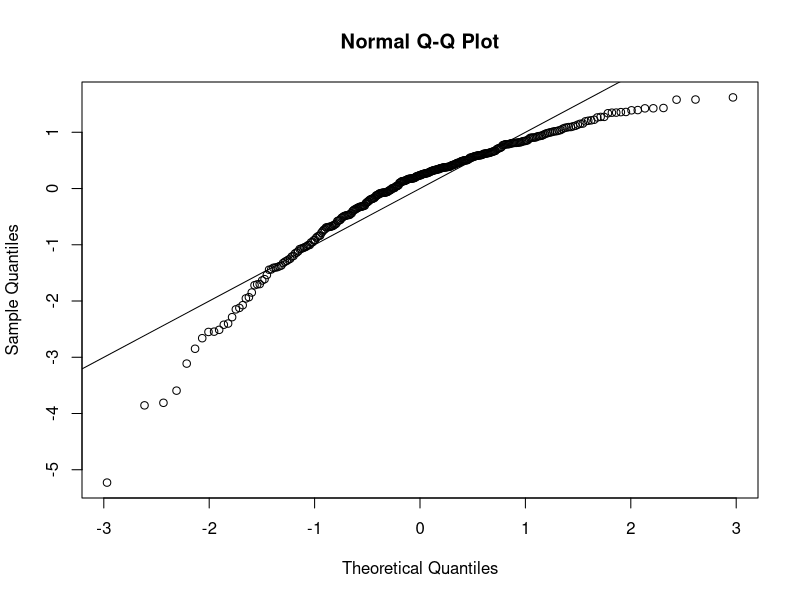

Write the R code that produced this figure. (Note: this script raises an error after producing the figure.)
library(glmnet)
library(corrplot)
pollutants_original <- read.csv("pollutants.csv", header = TRUE)
N <- nrow(pollutants_original)


#==== explorotary data analysis
num_smokenow <- length(which(pollutants_original$smokenow == 1))
num_nosmokenow <- nrow(pollutants_original) - num_smokenow
print(num_smokenow / N)

num_smoked <- length(which(pollutants_original$yrssmoke > 0))
num_nosmoked <- N - num_smoked
print(num_smoked / N)

# drop the first column of indices
pollutants <- pollutants_original[-1]
# drop a white cell pct due to perfect linearity
pollutants <- pollutants[!colnames(pollutants) %in% c('eosinophils_pct')]
# standardize all POP covariates
for (i in 1:11) {
  i_colname <- paste0('POP_PCB', i)
  pollutants[i_colname] <- (pollutants[[i_colname]] - mean(pollutants[[i_colname]])) / sd(pollutants[[i_colname]])
}
for (i in 1:3) {
  i_colname <- paste0('POP_dioxin', i)
  pollutants[i_colname] <- (pollutants[[i_colname]] - mean(pollutants[[i_colname]])) / sd(pollutants[[i_colname]])
}
for (i in 1:4) {
  i_colname <- paste0('POP_furan', i)
  pollutants[i_colname] <- (pollutants[[i_colname]] - mean(pollutants[[i_colname]])) / sd(pollutants[[i_colname]])
}

# deal with categorical covariates
gender_list <- c('female', 'male')
edu_list <- c('before_high_school', 'high_school', 'college', 'college_grad')
eth_list <- c('other', 'mexi_us', 'nonhisp_black', 'nonhisp_white')
smoke_list <- c('no', 'yes')

gender <- gender_list[pollutants$male + 1]
education <- edu_list[pollutants$edu_cat]
race <- eth_list[pollutants$race_cat]
smoke_now <- smoke_list[pollutants$smokenow + 1]

pollutants$male <- factor(gender, levels=gender_list)
pollutants$edu_cat <- factor(education, levels=edu_list)
pollutants$race_cat <- factor(race, levels=eth_list)
pollutants$smokenow <- factor(smoke_now, levels=smoke_list)

pollutants$length <- log(pollutants$length)

# basic data manipulation complete


#==== train test split
set.seed(57)
sampleTrain <- sample(1:N, round(N*0.7,0), replace = FALSE)

dataTrain <- pollutants[sampleTrain,]
dataTest <- pollutants[-sampleTrain,]


#====
# test the methods
Ntrain <- nrow(dataTrain)
kfold <- 11
dataTrain_original <- dataTrain
dataTrain_original$index <- rep(1:kfold, each=Ntrain/kfold)

# forward selection using AIC and store them in a matrix
selection_mat <- matrix(0, nrow=length(colnames(dataTrain)) + 6, ncol=kfold)  # +6 to rownum bc of categorical covariates
pval_mat <- matrix(0, nrow=length(colnames(dataTrain)) + 6, ncol=kfold)
mat_rownames <- c(colnames(dataTrain), c("edu_cathigh_school", "edu_catcollege", "edu_catcollege_grad", 
                                          "race_catmaxi_us", "race_catnonhisp_black", "race_catnonhisp_white"))
row.names(selection_mat) <- mat_rownames
row.names(pval_mat) <- mat_rownames

mspe_fAIC <- rep(NA, kfold)
for (i in 1:kfold) {
  print(paste0("i = ", i))
  train.ind <- which(dataTrain_original$index != i)
  
  M0 <- lm(length ~ 1, data=dataTrain[train.ind, ])
  Mstart <- M0
  Mfull <- lm(length ~ ., data=dataTrain[train.ind, ])
  i_MfwdAIC <- step(object = M0, scope = list(lower = M0, upper = Mfull), 
                     trace = FALSE, direction = "forward", k = 2)
  i_coef_df <- data.frame(summary(i_MfwdAIC)$coefficients)
  selection_mat[mat_rownames %in% row.names(i_coef_df), i] <- 1
  for (j in 2:dim(i_coef_df)[1]) {
    pval_mat[row.names(i_coef_df)[j] == mat_rownames, i] <- i_coef_df[j, "Pr...t.."]
  }
  print(row.names(summary(i_MfwdAIC)$coefficients))
  i_newdata <- dataTrain[-train.ind, ]
  i_y <- dataTrain$length[-train.ind]
  
  i_res <- i_y - predict(i_MfwdAIC, newdata=i_newdata)
  mspe_fAIC[i] <- mean(i_res^2)
}
avgMSPE_fAIC <- mean(mspe_fAIC)
write.csv(data.frame(pval_mat), "fwdAIC_pval.csv")
write.csv(data.frame(selection_mat), "fwdAIC_indicator.csv")


# backward elimination using AIC and store them in a matrix
selection_mat <- matrix(0, nrow=length(colnames(dataTrain)) + 6, ncol=kfold)  # +6 to rownum bc of categorical covariates
pval_mat <- matrix(0, nrow=length(colnames(dataTrain)) + 6, ncol=kfold)
mat_rownames <- c(colnames(dataTrain), c("edu_cathigh_school", "edu_catcollege", "edu_catcollege_grad", 
                                          "race_catmaxi_us", "race_catnonhisp_black", "race_catnonhisp_white"))
row.names(selection_mat) <- mat_rownames
row.names(pval_mat) <- mat_rownames

mspe_bAIC <- rep(NA, kfold)
for (i in 1:kfold) {
  print(paste0("i = ", i))
  train.ind <- which(dataTrain_original$index != i)
  
  M0 <- lm(length ~ 1, data=dataTrain[train.ind, ])
  Mstart <- M0
  Mfull <- lm(length ~ ., data=dataTrain[train.ind, ])
  i_MbckAIC <- step(object = Mfull, scope = list(lower = M0, upper = Mfull), 
                    trace = FALSE, direction = "back", k = 2)
  i_coef_df <- data.frame(summary(i_MbckAIC)$coefficients)
  selection_mat[mat_rownames %in% row.names(i_coef_df), i] <- 1
  for (j in 2:dim(i_coef_df)[1]) {
    pval_mat[row.names(i_coef_df)[j] == mat_rownames, i] <- i_coef_df[j, "Pr...t.."]
  }
  print(row.names(summary(i_MbckAIC)$coefficients))
  i_newdata <- dataTrain[-train.ind, ]
  i_y <- dataTrain$length[-train.ind]
  
  i_res <- i_y - predict(i_MbckAIC, newdata=i_newdata)
  mspe_bAIC[i] <- mean(i_res^2)
}
write.csv(data.frame(pval_mat), "bckAIC_pval.csv")
write.csv(data.frame(selection_mat), "bckAIC_indicator.csv")


# stepwise selection using AIC and store them in a matrix
selection_mat <- matrix(0, nrow=length(colnames(dataTrain)) + 6, ncol=kfold)  # +6 to rownum bc of categorical covariates
pval_mat <- matrix(0, nrow=length(colnames(dataTrain)) + 6, ncol=kfold)
mat_rownames <- c(colnames(dataTrain), c("edu_cathigh_school", "edu_catcollege", "edu_catcollege_grad", 
                                          "race_catmaxi_us", "race_catnonhisp_black", "race_catnonhisp_white"))
row.names(selection_mat) <- mat_rownames
row.names(pval_mat) <- mat_rownames

mspe_sAIC <- rep(NA, kfold)
for (i in 1:kfold) {
  print(paste0("i = ", i))
  train.ind <- which(dataTrain_original$index != i)
  
  M0 <- lm(length ~ 1, data=dataTrain[train.ind, ])
  Mstart <- M0
  Mfull <- lm(length ~ ., data=dataTrain[train.ind, ])
  i_MstepAIC <- step(object = Mstart, scope = list(lower = M0, upper = Mfull), 
                    trace = FALSE, direction = "both", k = 2)
  i_coef_df <- data.frame(summary(i_MstepAIC)$coefficients)
  selection_mat[mat_rownames %in% row.names(i_coef_df), i] <- 1
  for (j in 2:dim(i_coef_df)[1]) {
    pval_mat[row.names(i_coef_df)[j] == mat_rownames, i] <- i_coef_df[j, "Pr...t.."]
  }
  print(row.names(summary(i_MstepAIC)$coefficients))
  i_newdata <- dataTrain[-train.ind, ]
  i_y <- dataTrain$length[-train.ind]
  
  i_res <- i_y - predict(i_MstepAIC, newdata=i_newdata)
  mspe_sAIC[i] <- mean(i_res^2)
}
write.csv(data.frame(pval_mat), "stepAIC_pval.csv")
write.csv(data.frame(selection_mat), "stepAIC_indicator.csv")


# stepwise selection using BIC and store them in a matrix
selection_mat <- matrix(0, nrow=length(colnames(dataTrain)) + 6, ncol=kfold)  # +6 to rownum bc of categorical covariates
pval_mat <- matrix(0, nrow=length(colnames(dataTrain)) + 6, ncol=kfold)
mat_rownames <- c(colnames(dataTrain), c("edu_cathigh_school", "edu_catcollege", "edu_catcollege_grad", 
                                          "race_catmaxi_us", "race_catnonhisp_black", "race_catnonhisp_white"))
row.names(selection_mat) <- mat_rownames
row.names(pval_mat) <- mat_rownames

mspe_sBIC <- rep(NA, kfold)
for (i in 1:kfold) {
  print(paste0("i = ", i))
  train.ind <- which(dataTrain_original$index != i)
  
  M0 <- lm(length ~ 1, data=dataTrain[train.ind, ])
  Mstart <- M0
  Mfull <- lm(length ~ ., data=dataTrain[train.ind, ])
  i_MstepBIC <- step(object = Mstart, scope = list(lower = M0, upper = Mfull), 
                     trace = FALSE, direction = "both", k = log(length(train.ind)))
  i_coef_df <- data.frame(summary(i_MstepBIC)$coefficients)
  selection_mat[mat_rownames %in% row.names(i_coef_df), i] <- 1
  for (j in 2:dim(i_coef_df)[1]) {
    pval_mat[row.names(i_coef_df)[j] == mat_rownames, i] <- i_coef_df[j, "Pr...t.."]
  }
  print(row.names(summary(i_MstepBIC)$coefficients))
  i_newdata <- dataTrain[-train.ind, ]
  i_y <- dataTrain$length[-train.ind]
  
  i_res <- i_y - predict(i_MstepBIC, newdata=i_newdata)
  mspe_sBIC[i] <- mean(i_res^2)
}
write.csv(data.frame(pval_mat), "stepBIC_pval.csv")
write.csv(data.frame(selection_mat), "stepBIC_indicator.csv")


# backward elimination using BIC and store them in a matrix
selection_mat <- matrix(0, nrow=length(colnames(dataTrain)) + 6, ncol=kfold)  # +6 to rownum bc of categorical covariates
pval_mat <- matrix(0, nrow=length(colnames(dataTrain)) + 6, ncol=kfold)
mat_rownames <- c(colnames(dataTrain), c("edu_cathigh_school", "edu_catcollege", "edu_catcollege_grad", 
                                          "race_catmaxi_us", "race_catnonhisp_black", "race_catnonhisp_white"))
row.names(selection_mat) <- mat_rownames
row.names(pval_mat) <- mat_rownames

mspe_bBIC <- rep(NA, kfold)
for (i in 1:kfold) {
  print(paste0("i = ", i))
  train.ind <- which(dataTrain_original$index != i)
  
  M0 <- lm(length ~ 1, data=dataTrain[train.ind, ])
  Mstart <- M0
  Mfull <- lm(length ~ ., data=dataTrain[train.ind, ])
  i_MbckBIC <- step(object = Mfull, scope = list(lower = M0, upper = Mfull), 
                     trace = FALSE, direction = "backward", k = log(length(train.ind)))
  i_coef_df <- data.frame(summary(i_MbckBIC)$coefficients)
  selection_mat[mat_rownames %in% row.names(i_coef_df), i] <- 1
  for (j in 2:dim(i_coef_df)[1]) {
    pval_mat[row.names(i_coef_df)[j] == mat_rownames, i] <- i_coef_df[j, "Pr...t.."]
  }
  print(row.names(summary(i_MbckBIC)$coefficients))
  i_newdata <- dataTrain[-train.ind, ]
  i_y <- dataTrain$length[-train.ind]
  
  i_res <- i_y - predict(i_MbckBIC, newdata=i_newdata)
  mspe_bBIC[i] <- mean(i_res^2)
}
write.csv(data.frame(pval_mat), "bckBIC_pval.csv")
write.csv(data.frame(selection_mat), "bckBIC_indicator.csv")


# forward selection using BIC and store them in a matrix
selection_mat <- matrix(0, nrow=length(colnames(dataTrain)) + 6, ncol=kfold)  # +6 to rownum bc of categorical covariates
pval_mat <- matrix(0, nrow=length(colnames(dataTrain)) + 6, ncol=kfold)
mat_rownames <- c(colnames(dataTrain), c("edu_cathigh_school", "edu_catcollege", "edu_catcollege_grad", 
                                          "race_catmaxi_us", "race_catnonhisp_black", "race_catnonhisp_white"))
row.names(selection_mat) <- mat_rownames
row.names(pval_mat) <- mat_rownames

mspe_fBIC <- rep(NA, kfold)
for (i in 1:kfold) {
  print(paste0("i = ", i))
  train.ind <- which(dataTrain_original$index != i)
  
  M0 <- lm(length ~ 1, data=dataTrain[train.ind, ])
  Mstart <- M0
  Mfull <- lm(length ~ ., data=dataTrain[train.ind, ])
  i_MfwdBIC <- step(object = M0, scope = list(lower = M0, upper = Mfull), 
                    trace = FALSE, direction = "forward", k = log(length(train.ind)))
  i_coef_df <- data.frame(summary(i_MfwdBIC)$coefficients)
  selection_mat[mat_rownames %in% row.names(i_coef_df), i] <- 1
  for (j in 2:dim(i_coef_df)[1]) {
    pval_mat[row.names(i_coef_df)[j] == mat_rownames, i] <- i_coef_df[j, "Pr...t.."]
  }
  print(row.names(summary(i_MfwdBIC)$coefficients))
  i_newdata <- dataTrain[-train.ind, ]
  i_y <- dataTrain$length[-train.ind]
  
  i_res <- i_y - predict(i_MfwdBIC, newdata=i_newdata)
  mspe_fBIC[i] <- mean(i_res^2)
}
write.csv(data.frame(pval_mat), "fwdBIC_pval.csv")
write.csv(data.frame(selection_mat), "fwdBIC_indicator.csv")




# first attempt to choose a model and tweaking it
# model1
covariate_set1 <- c('ageyrs', 'POP_furan3', 'male', 'ln_lbxcot', 'edu_cat', 'monocyte_pct', 'BMI', 'race_cat',
                   'neutrophils_pct')
covariate_set11 <- covariate_set1
covariate_set1 <- c('length', covariate_set1)
pollutants_set1 <- dataTrain[colnames(dataTrain) %in% covariate_set1]
model1 <- lm(length ~ ., data=pollutants_set1)

pollutants_set11 <- dataTrain[covariate_set11]
vif_list11 <- c()
for (i in 1:length(covariate_set11)) {
  print(covariate_set11[i])
  i_model <- lm(as.formula(paste0(covariate_set11[i], "~ .")), data=pollutants_set11)
  i_vif <- 1 / (1 - summary(i_model)$r.squared)
  vif_list11 <- c(vif_list11, i_vif)
  print(paste0("VIF=", i_vif))
}


# take out education and race because of their high correlation with ageyrs
# covariate_set2 <- c('ageyrs', 'POP_furan3', 'male', 'ln_lbxcot', 'monocyte_pct', 'BMI', 'neutrophils_pct')
covariate_set2 <- c('ageyrs', 'POP_furan3', 'POP_PCB1', 'POP_PCB5')
covariate_set2 <- c('length', covariate_set2)
pollutants_set2 <- dataTrain[colnames(dataTrain) %in% covariate_set2]
# log transforming the response variable
pollutants_set2$length <- log(pollutants_set2$length)
model2 <- lm(length ~ ., data=pollutants_set2)
model2 <- lm(length ~ ., data=pollutants_set2)
summary(model2)

# cross validate model2 and the bare minimum model with ageyrs + furan3
model_min <- lm(length ~ ageyrs + POP_furan3, data=pollutants_set2)
kfold <- 11
model2_mpse <- rep(NA, kfold)
model_min_mpse <- rep(NA, kfold)
pollutants_set21 <- pollutants_set2
pollutants_set21$index <- rep(1:kfold, each=nrow(pollutants_set2)/kfold)
for (i in 1:kfold) {
  print(paste0("i = ", i))
  train.ind <- which(pollutants_set21$index != i)
  
  i_newdata <- dataTrain[-train.ind, ]
  i_y <- dataTrain$length[-train.ind]
  
  i_model_min <- update(model_min, subset=train.ind)
  i_model2 <- update(model2, subset=train.ind)
  
  model_min.res <- pollutants_set2$length[-train.ind] - 
    predict(i_model_min, newdata = pollutants_set2[-train.ind, ])
  model2.res <- pollutants_set2$length[-train.ind] - 
    predict(i_model2, newdata = pollutants_set2[-train.ind, ])
 
  model_min_mpse[i] <- mean(model_min.res^2)
  model2_mpse[i] <- mean(model2.res^2) 
}
print(paste0("minimum model with only age and furan3 avg. MPSE:", mean(model_min_mpse)))
print(paste0("model2 avg. MPSE:", mean(model2_mpse)))


# model3: make sense of the effect of cotinine
covariate_set3 <- c('ageyrs', 'POP_furan3', 'ln_lbxcot', 'yrssmoke', 'POP_PCB1', 'POP_PCB5', 'edu_cat')
covariate_set3 <- c('length', covariate_set3)
pollutants_set3 <- dataTrain
pollutants_set3$yrssmoke <- as.integer(pollutants_set3$yrssmoke > 0)

smoke_list <- c('never_smoked', 'smoked')
smoke_now <- smoke_list[pollutants_set3$yrssmoke + 1]
pollutants_set3$yrssmoke <- factor(smoke_now, levels=smoke_list)
print(dim(pollutants_set3))
###
pollutants_set3 <- pollutants_set3[colnames(pollutants_set3) %in% covariate_set3]

# log transforming the response variable
pollutants_set3$length <- log(pollutants_set3$length)
model3 <- lm(length ~ ageyrs + POP_furan3 + ln_lbxcot + edu_cat + yrssmoke + yrssmoke * ln_lbxcot, 
             data=pollutants_set3)
summary(model3)

proto_model3 <- lm(length ~ ageyrs + POP_furan3 + ln_lbxcot + edu_cat, data=pollutants_set3)
summary(proto_model3)

# cv model3
kfold <- 11
model3_mpse <- rep(NA, kfold)
pollutants_set31 <- pollutants_set3
pollutants_set31$index <- rep(1:kfold, each=nrow(pollutants_set3)/kfold)
for (i in 1:kfold) {
  print(paste0("i = ", i))
  train.ind <- which(pollutants_set31$index != i)
  
  i_newdata <- dataTrain[-train.ind, ]
  i_y <- dataTrain$length[-train.ind]
  
  i_model3 <- update(model3, subset=train.ind)
  
  model3.res <- pollutants_set3$length[-train.ind] - 
    predict(i_model3, newdata = pollutants_set3[-train.ind, ])

  model3_mpse[i] <- mean(model3.res^2) 
}
print(paste0("model3 avg. MPSE:", mean(model3_mpse)))


# residual analysis of model3
reslin <- resid(model3) # raw residuals
studlin <- reslin/(sigma(model3)*sqrt(1-hatvalues(model3))) # studentized residuals

# QQ plot
qqnorm(studlin)
abline(0, 1)
# before log transform of response, the qqplot looked like a gamma distribution


# plot of residuals vs covariates
plotted_col <- "ageyrs"
plot(reslin~pollutants_set3[[plotted_col]],
     xlab=plotted_col,
     ylab="Residuals",
     main=paste0("Residuals vs ", plotted_col))
plotted_col <- "edu_cat"
plot(reslin~pollutants_set3[[plotted_col]],
     xlab=plotted_col,
     ylab="Residuals",
     main=paste0("Residuals vs ", plotted_col))
plotted_col <- "POP_furan3"
plot(reslin~pollutants_set3[[plotted_col]],
     xlab=plotted_col,
     ylab="Residuals",
     main=paste0("Residuals vs ", plotted_col))
plotted_col <- "ln_lbxcot"
plot(reslin~pollutants_set3[[plotted_col]],
     xlab=plotted_col,
     ylab="Residuals",
     main=paste0("Residuals vs ", plotted_col))

# plot of residuals against fitted values
plot(studlin~fitted(model3),
     xlab="fitted values",
     ylab="Residuals",
     main="Residuals vs Fitted Values")


# outliers analysis
# number of covariates
p <- length(model3$coefficients) - 1
pred <- predict(model3, newdata=pollutants_set3)

# check leverage
h <- hatvalues(model2)
which(h > 2* (p + 1) / N)

# DFFITS
dffits_model3 <- dffits(model3) 
## plot DFFITS
plot(dffits_model3,ylab="DFFITS") 
abline(h=2 * sqrt((p + 1) / N), lty=2)  ## add thresholds
abline(h=-2 * sqrt((p + 1) / N),lty=2)
## highlight influential points
dff_ind <- which(abs(dffits_model3) > 2 * sqrt((p + 1) / N))
points(dffits_model3[dff_ind]~dff_ind, col="red", pch=19) ## add red points
# we exclude text because it makes the chart too cluttered
# text(y=dffits_model2[dff_ind], x=dff_ind, labels=dff_ind, pos=2) ## label high influence points


# Cook's Distance

D <- cooks.distance(model3) # Cook's distance
## influential points
inf_ind <- which(pf(D, p + 1, N - p - 1, lower.tail=TRUE) > 0.5)
## plot cook's Distance
plot(D,ylab="Cook's Distance")
points(D[inf_ind]~inf_ind, col="red", pch=19) ## add red points
text(y=D[inf_ind], x=inf_ind, labels=inf_ind, pos=4) ## label high influence points


# DFBETAS
DFBETAS <- dfbetas(model2) 
dim(DFBETAS)
## beta1 (furan3)
plot(DFBETAS[, 2], type="h", xlab="Obs. Number", ylab=expression(paste("DFBETAS: ",beta[1])))
num_outliers <- length(which(abs(DFBETAS[, 2]) > 2 / sqrt(N)))
show_points <- order(-abs(DFBETAS[, 2]))[1:num_outliers] 
points(x=show_points,y=DFBETAS[show_points,2], pch=19, col="red")
text(x=show_points, y=DFBETAS[show_points,2], labels=show_points,pos=2)

## beta2 (gender)
plot(DFBETAS[,3], type="h",xlab="Obs. Number", ylab=expression(paste("DFBETAS: ",beta[2])))
num_outliers <- length(which(abs(DFBETAS[, 3]) > 2 / sqrt(N)))
show_points <- order(-abs(DFBETAS[, 3]))[1:num_outliers] 
points(x=show_points,y=DFBETAS[show_points,3], pch=19, col="red")
text(x=show_points, y=DFBETAS[show_points, 3], labels=show_points, pos=4)

## beta3 (age)
plot(DFBETAS[, 4], type="h",xlab="Obs. Number", ylab=expression(paste("DFBETAS: ", beta[3])))
num_outliers <- length(which(abs(DFBETAS[, 4]) > 2 / sqrt(N)))
show_points <- order(-abs(DFBETAS[, 4]))[1:num_outliers] 
points(x=show_points,y=DFBETAS[show_points, 4], pch=19, col="red")
text(x=show_points, y=DFBETAS[show_points, 4], labels=show_points, pos=4)

## rule of thumb
which(abs(DFBETAS[, 2]) > 2 / sqrt(N))  # furan3
which(abs(DFBETAS[, 3]) > 2 / sqrt(N))  # gender
which(abs(DFBETAS[, 4]) > 2 / sqrt(N))  # ageyrs


#==== we select model3 to apply to the testing set
pollutants_set3_test <- dataTest
pollutants_set3_test$yrssmoke <- as.integer(pollutants_set3_test$yrssmoke > 0)
pollutants_set3_test$length <- log(pollutants_set3_test$length)

smoke_list <- c('never_smoked', 'smoked')
smoke_now <- smoke_list[pollutants_set3_test$yrssmoke + 1]
pollutants_set3_test$yrssmoke <- factor(smoke_now, levels=smoke_list)
print(dim(pollutants_set3_test))

testing_origin <- pollutants_set3_test$length
testing_pred <- predict(model3, newdata=pollutants_set3_test)
model3_test_res <- testing_origin - testing_pred
print(paste0("testing MPSE for model3 is ", mean(model3_test_res^2)))





# adhoc checks
model_age_v_edu <- lm(ageyrs ~ edu_cat, data=pollutants_set1)
summary(model_age_v_edu)

model_length_v_edu <- lm(length ~ edu_cat, data=pollutants_set1)
summary(model_length_v_edu)

model_yrssmoke_v_edu <- lm(yrssmoke ~ edu_cat, data=pollutants)
summary(model_yrssmoke_v_edu)

model_age_v_race <- lm(ageyrs ~ race_cat, data=pollutants_set1)
summary(model_age_v_race)

model_male_v_race <- lm(ageyrs ~ male, data=pollutants_set1)
summary(model_male_v_race)

model_ageyrs_v_everything <- lm(ageyrs ~ edu_cat + race_cat + male, data=pollutants_set1)
summary(model_ageyrs_v_everything)
print(1 / (1 - summary(model_ageyrs_v_everything)$r.squared))
vif(model_ageyrs_v_everything)

summary(lm(edu_cat ~ ageyrs + race_cat + male, data=pollutants_original))


summary(lm(POP_PCB1 ~ POP_PCB5 + POP_furan3 + edu_cat + ln_lbxcot + ageyrs, data=pollutants_original))
summary(lm(POP_PCB5 ~ POP_PCB1 + POP_furan3 + edu_cat + ln_lbxcot + ageyrs, data=pollutants_original))
summary(lm(POP_furan3 ~ edu_cat + ln_lbxcot + ageyrs, data=pollutants_original))
summary(lm(POP_PCB5 ~ POP_PCB1, data=pollutants_original))
summary(lm(POP_PCB1 ~ POP_furan3, data=pollutants_original))
summary(lm(POP_PCB5 ~ POP_furan3, data=pollutants_original))
